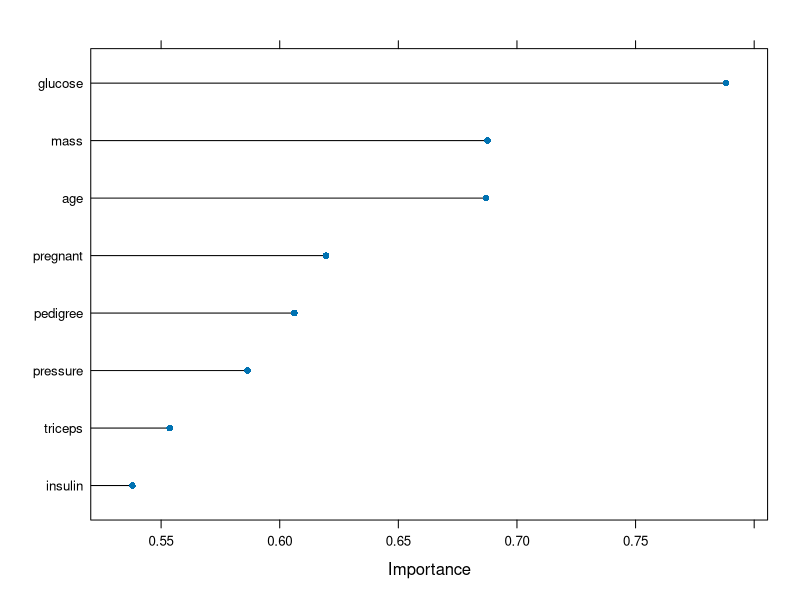

The R script that drew this image:
#https://machinelearningmastery.com/feature-selection-with-the-caret-r-package/
set.seed(7)
# load the library
library(mlbench)
library(caret)
# load the dataset
data(PimaIndiansDiabetes)
# prepare training scheme
control <- trainControl(method="repeatedcv", number=10, repeats=3)
# train the model
model <- train(diabetes~., data=PimaIndiansDiabetes, method="lvq", preProcess="scale", trControl=control)
# estimate variable importance
importance <- varImp(model, scale=FALSE)
# summarize importance
print(importance)
# plot importance
plot(importance)